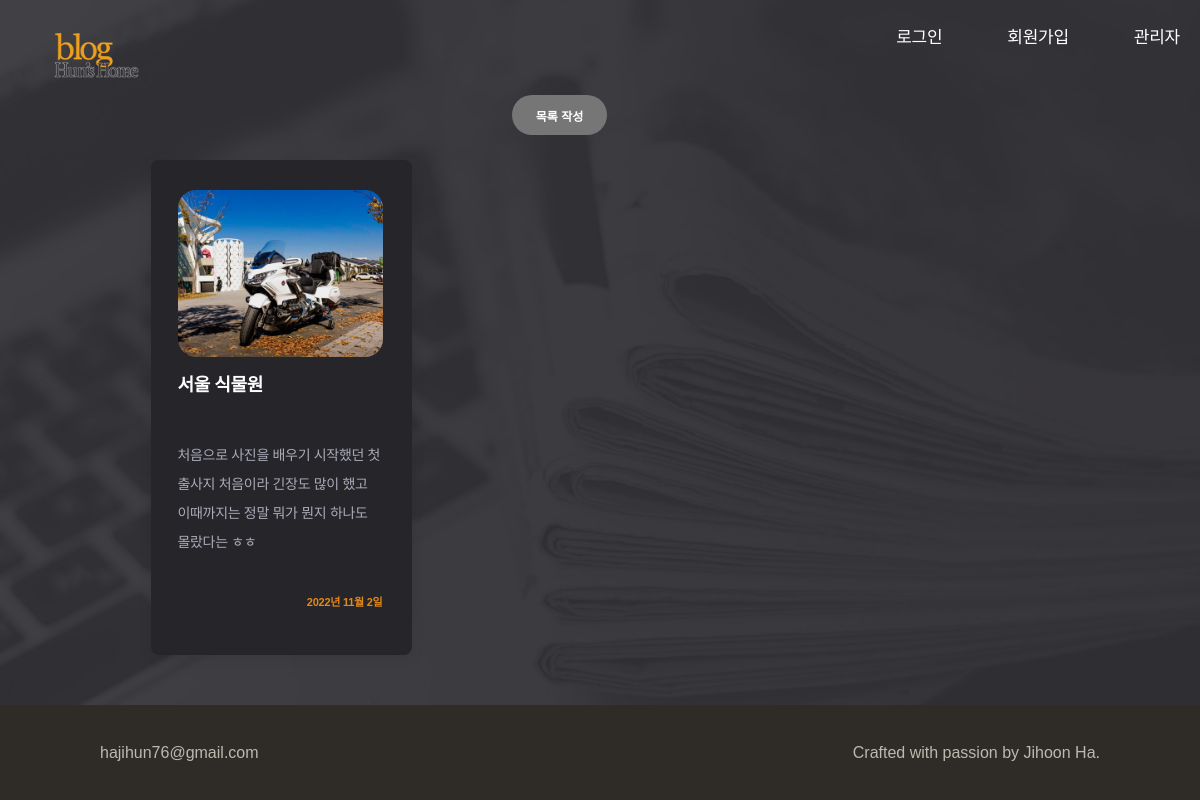
Before: /gallery/lists/ with the older database file.
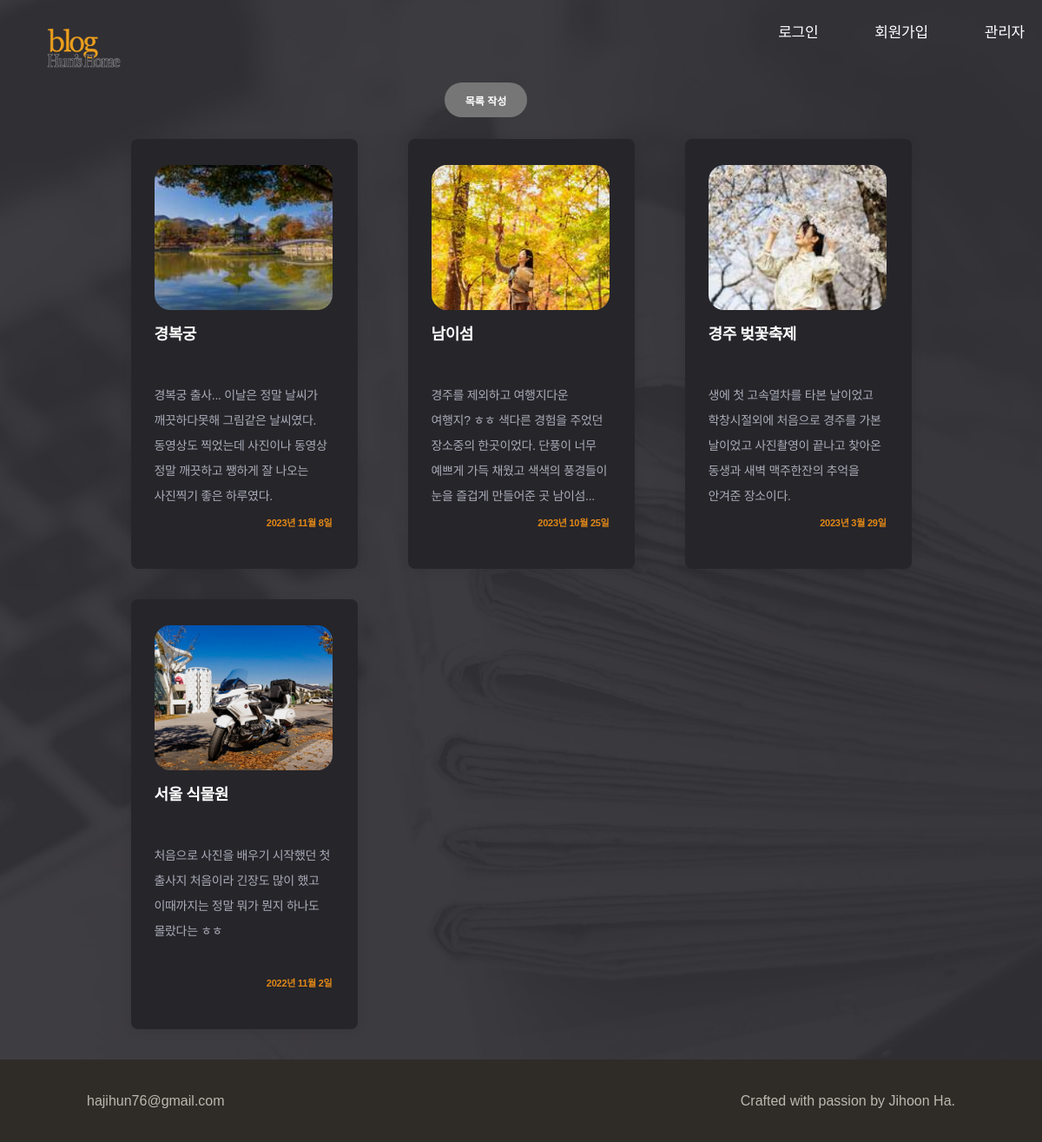
After: the same page with the newer database file.
### blog/models.py (models this page shows, shortened)
class PostList(models.Model):
    title = models.CharField(max_length=20)
    thumb = models.ImageField(upload_to='thumbs/')
    content = models.TextField()
    created_at = models.DateField(default=timezone.now)
    author = models.ForeignKey(User, on_delete=models.CASCADE)

### blog/views.py (the view)
# urls.py: path('gallery/lists/', views.GalleryListView.as_view(), name='gallery_list'),
class GalleryListView(ListView):
    model = PostList
    template_name = 'blog/gallery/gallery_list.html'
    context_object_name = 'posts'
    paginate_by = 10
    ordering = ['-created_at']

### blog/templates/blog/gallery/gallery_list.html (shortened to what this page needs)
{% extends "blog_base/base_with_navbar.html" %}
{% load static %}
{% block content %}
<main class="site-body">
  <div class="button_sample">
    <a href="{% url "post_list_create" %}">목록 작성</a>
  </div>
  <div class="container box">
    <div class="post_container">
      {% for post in posts %}
        <div class="post post_index">
          <a href="{% url "post_list_detail" post.id %}">
            <div class="thumb" style="background-image: url('{{ post.thumb.url }}');"></div>
            <h2>{{ post.title }}</h2>
            <p class="text">{{ post.content }}</p>
          </a>
          <p class="last">{{ post.created_at }}</p>
        </div>
      {% endfor %}
    </div>
  </div>
</main>
{% endblock content %}

### blog/templates/blog_base/base_with_navbar.html
{% extends "blog_base/base.html" %}
{% load static %}
{% block header %}
<header class="site-header navbar">
<div class="content max-width">
  <a href="{% url "index" %}">
    <img class="logo" src="{% static 'blog/images/logo.png' %}" alt="Hun's Home Logo">
  </a>
  <nav>
    <ul class="navbar">
      {% if user.is_authenticated %}
        <li><a href="{% url "account_change_password" %}">비밀번호 변경</a></li>
        <li><a href="{% url "account_logout" %}">로그아웃</a></li>
        <li><a href="{% url "profile" user.id %}">내 프로필</a></li>
      {% else %}
        <li><a href="{% url "account_login" %}">로그인</a></li>
        <li><a href="{% url "account_signup" %}">회원가입</a></li>
      {% endif %}
      <li><a href="#">관리자</a></li>
    </ul>
  </nav>
</div>
</header>
{% endblock header %}
{% block footer %}
<footer class="site-footer">
  <div class="max-content-width content">
    <div>hajihun76@gmail.com</div>
    <div>Crafted with passion by Jihoon Ha.</div>
  </div>
</footer>
{% endblock footer %}

### blog/templates/blog_base/base.html (shortened to what this page needs)
{% load static %}
<!DOCTYPE html>
<html lang="ko">
<head>
  <link rel="stylesheet" href="//spoqa.github.io/spoqa-han-sans/css/SpoqaHanSansNeo.css">
  <link rel="stylesheet" type="text/css" href="{% static 'blog/css/theme.css' %}">
  <link rel="stylesheet" type="text/css" href="{% static 'blog/css/styles.css' %}">
</head>
<body>
  {% block header %}{% endblock header %}
  {% block content %}{% endblock content %}
  {% block footer %}{% endblock footer %}
</body>
</html>

### blog/static/blog/css/theme.css (style rules this page uses)
* { font-family: "Spoqa Han Sans Neo", sans-serif; }
:root { --border: #e3e1dc; --text: #fff; --link: #fff; --site-footer: #bcb9b0; --site-footer-background: #2f2c28; --site-header-background: rgba(255, 255, 255, 0.76); --max-content-width: 1000px; --input-background: #fff; --input-border: #cccac3; --input-error: #999; --input-error-border: #e6584e; --input-focus-border: #ffcc00; --input-focus-background: #fffdf3; --input-placeholder: #bcb9b0; --button-text: #fff; --button-primary-background: #222; --button-primary-hover-background: #444; --account-link: #fff; --box-border: #e3e1dc; --dialog-border: #e3e1dc; --dialog-background: #f6f5f3; --dialog-info: #e1811b; --max-content-width: 1000px; --file-content-border: #cccac3; --file-content-background: #fff; --profile-header-edit: #7b776b; --main-header-border: #f0efec; --main-header-background: #fff; --profile-header-edit: #7b776b; --avatar-placeholder: #e3e1dc; --chip-border: #e3e1dc; --chip-text: #2f2c28; }

### blog/static/blog/css/styles.css (style rules this page uses)
html { position: relative; min-height: 100vh; margin: 0; }
body { display: flex; min-height: 100vh; flex-direction: column; margin: 0; padding: 0; background: url("../images/bg.jpg") no-repeat center top/cover; -webkit-font-smoothing: antialiased; -moz-osx-font-smoothing: auto; word-break: keep-all; }
.logo { padding-top: 56px; padding-left: 17px; }
.site-header .content, .site-footer .content { margin: 0 auto; padding: 0 10px; }
.site-footer { margin-top: auto; }
.site-header .content { display: flex; height: 70px; justify-content: space-between; align-items: center; }
.site-header .logo { width: 110px; }
.site-header.navbar { position: sticky; top: 0; left: 0; right: 0; z-index: 2; }
.site-header .content { display: flex; height: 70px; justify-content: space-between; align-items: center; padding: 15px; }
ul.navbar { display: flex; margin: 0; padding: 0; list-style: none; }
ul.navbar li ~ li { margin-left: 65px; }
ul.navbar li { font-size: 17px; letter-spacing: -0.26px; }
a, a:hover { color: var(--text); }
a { text-decoration: none; }
.site-footer { color: var(--site-footer); background-color: var(--site-footer-background); }
.max-content-width { max-width: var(--max-content-width); width: 100%; }
.site-header .content, .site-footer .content { margin: 0 auto; padding: 0 20px; }
.site-footer .content { display: flex; justify-content: space-between; align-items: center; min-height: 95px; }
body > .site-body { flex: 1 0 auto; }
.container { display: flex; justify-content: center; align-items: center; width: 899px; margin: 0 auto; }
.box { margin-top: 50px; }
.post_container { display: grid; margin-bottom: 35px; grid-template-columns: repeat(3,1fr); grid-auto-rows: minmax(322px, auto); grid-column-gap: 58px; grid-row-gap: 35px; }
.post_index { display: grid; grid-template-rows: 380px 45px 1fr; }
.post { background: #26252a; padding: 30px 29px 40px 27px; box-shadow: 0 2px 14px 0 rgba(0, 0, 0, 0.09); border-radius: 8px; }
.post a { text-decoration: none; }
.post h2 { height: 54px; font-size: 18px; line-height: 1.5; letter-spacing: -0.42px; overflow: hidden; text-overflow: ellipsis; display: -webkit-box; -webkit-line-clamp: 2; line-clamp: 2; -webkit-box-orient: vertical; word-wrap:break-word; }
.post .text { font-size: 14px; color: #a9abb7; line-height: 2.07; letter-spacing: -0.32px; overflow: hidden; text-overflow: ellipsis; display: -webkit-box; -webkit-line-clamp: 5; line-clamp: 5; -webkit-box-orient: vertical; word-wrap:break-word; }
.post .last { text-align: right; margin: 23px 0 17px; font-size: 11px; font-weight: bold; color: #e38917; letter-spacing: -0.25px; }
.post .thumb { display: block; height: 167px; border-radius: 18px; background-position: center; background-size: cover; }
.button_sample { position: relative; left: 500px; top: 25px; display: flex; justify-content: center; align-items: center; background-color: #767676; border-radius: 9999px; width: 95px; height: 40px; font-size: 12px; font-weight: bold; margin-left: 12px; }

Changed rows visible on the page:
added PostList: thumb (picture), title "경복궁", content "경복궁 출사... 이날은 정말 날씨가 깨끗하다못해 그림같은 날씨였다. 동영상도 찍었는데 사진이나 동영상 정말 깨끗하고 쨍하게 잘 나오는 사진찍기 좋은 하루였다.", created_at "2023년 11월 8일"
added PostList: thumb (picture), title "남이섬", content "경주를 제외하고 여행지다운 여행지? ㅎㅎ 색다른 경험을 주었던 장소중의 한곳이었다. 단풍이 너무 예쁘게 가득 채웠고 색색의 풍경들이 눈을 즐겁게 만들어준 곳 남이섬...", created_at "2023년 10월 25일"
added PostList: thumb (picture), title "경주 벚꽃축제", content "생에 첫 고속열차를 타본 날이었고 학창시절외에 처음으로 경주를 가본 날이었고 사진촬영이 끝나고 찾아온 동생과 새벽 맥주한잔의 추억을 안겨준 장소이다.", created_at "2023년 3월 29일"
